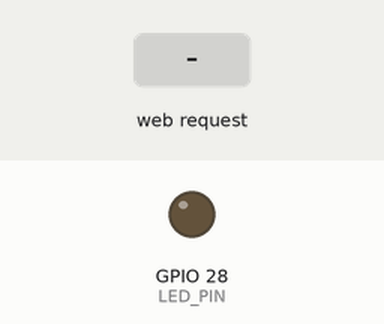
This sketch was run on a simulated ESP32. Parts: output pins drawn as LEDs (lit = HIGH). The inputs (shaded band) are chosen by the test bench. WiFi joins after 1.5 s; servers stay silent unless stated; what the sketch prints to the serial monitor is not drawn.

Above: at 7.7 s.
7.8 s: HTTP request GET /led/on received
At 8.5 s:
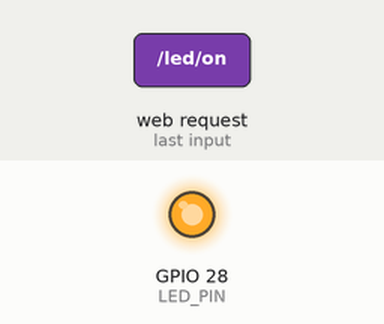
9.3 s: HTTP request GET /led/off received
At 9.6 s:
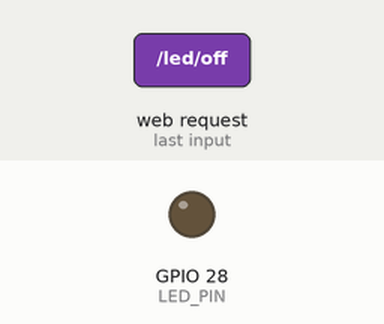
Timing chart, 0 to 12.3 s (numbered marks = the images above; inputs shaded):
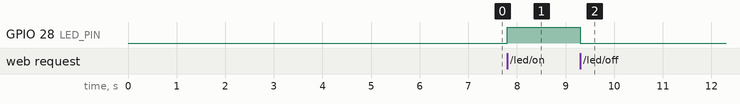

Measured:
- after the input at 7.8 s, GPIO 28 (LED_PIN): LOW → HIGH at once
- after the input at 9.3 s, GPIO 28 (LED_PIN): HIGH → LOW at once

The sketch:

Lightcontroller.ino
```cpp
#include <Arduino.h>
#include <WiFi.h>
#include <WebServer.h>

#define LED_PIN 28

const char* SSID = "SSID-Here";
const char* password = "Password-Here";
String ledState = "OFF";

WebServer server(80);

void setup() {
  Serial.begin(115200);
  pinMode(LED_PIN, OUTPUT);
  digitalWrite(LED_PIN, LOW);
  delay(5000);
  connectToWiFi();
  setupEndPoints();
}

void loop() {
  server.handleClient();
}

void setupEndPoints() {
  server.on("/", rootRequest);
  server.on("/led/on", turnLedOn);
  server.on("/led/off", turnLedOff);

  server.begin();
  Serial.println("Server ready to handle HTTP requests");
}

// End-Point functions
void rootRequest() {
  server.send(200, "text/plain", "rpico server is running");
}

void turnLedOn() {
  digitalWrite(LED_PIN, HIGH);
  ledState = "ON";
  String response = "led is: " + ledState;
  server.send(200, "text/plain", response);
}

void turnLedOff() {
  digitalWrite(LED_PIN, LOW);
  ledState = "OFF";
  String response = "led is: " + ledState;
  server.send(200, "text/plain", response);
}

void connectToWiFi() {
  Serial.print("Connecting to: ");
  Serial.print(SSID);
  WiFi.begin(SSID, password);
  while (WiFi.status() != WL_CONNECTED) {
    delay(500);
  }
  Serial.println("");
  Serial.println("WiFi Connected");
  Serial.print("IP adress: ");
  Serial.println(WiFi.localIP());
  server.begin();
}


/*
to send HTTP request: http://<rpico ip>/led/on

HTTP status codes:
200 - OK
500 - internal server error
404 - not found
400 - bad request
*/
```
